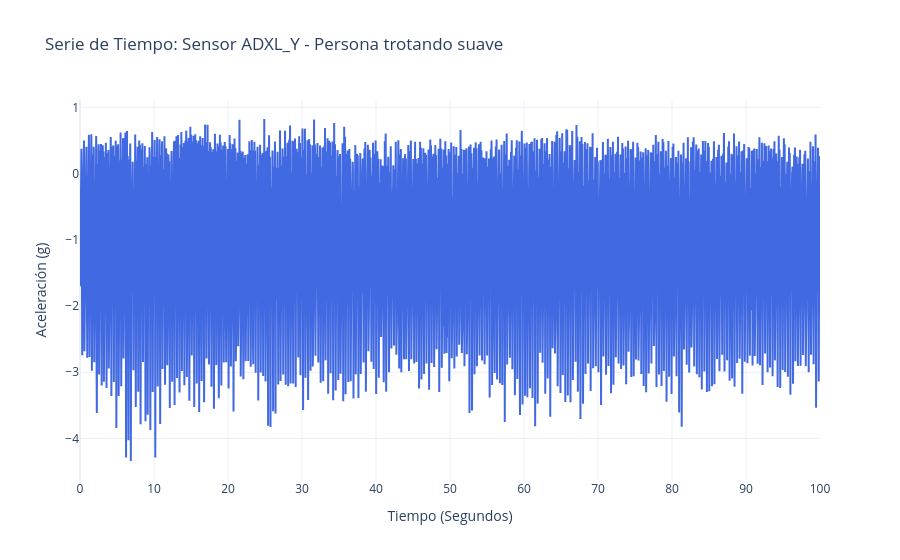

Write notebook code for a chart like this one.
### Code cell
df_D04_SA01_R01_XYZ = importar_y_limpiar("D04_SA01_R01", magnitud=False)  # Cambiar a True si se desea la magnitud
graficar_serie_tiempo(df_D04_SA01_R01_XYZ, 'ADXL_Y', actividad="Persona trotando suave")

### Figure 1 — Plotly figure (JSON) as saved in the notebook; plotly's stock layout.template omitted (floating-point values rounded to 4 significant figures; data arrays with more than 128 entries replaced by an {"elided": "..."} marker saying what was removed)
{"data": [{"line": {"color": "royalblue", "width": 2}, "mode": "lines", "name": "ADXL_Y", "type": "scatter", "x": {"elided": "20000 float values"}, "y": {"elided": "20000 float values"}}], "layout": {"hovermode": "x unified", "title": {"text": "Serie de Tiempo: Sensor ADXL_Y - Persona trotando suave"}, "xaxis": {"title": {"text": "Tiempo (Segundos)"}}, "yaxis": {"title": {"text": "Aceleración (g)"}}}}
